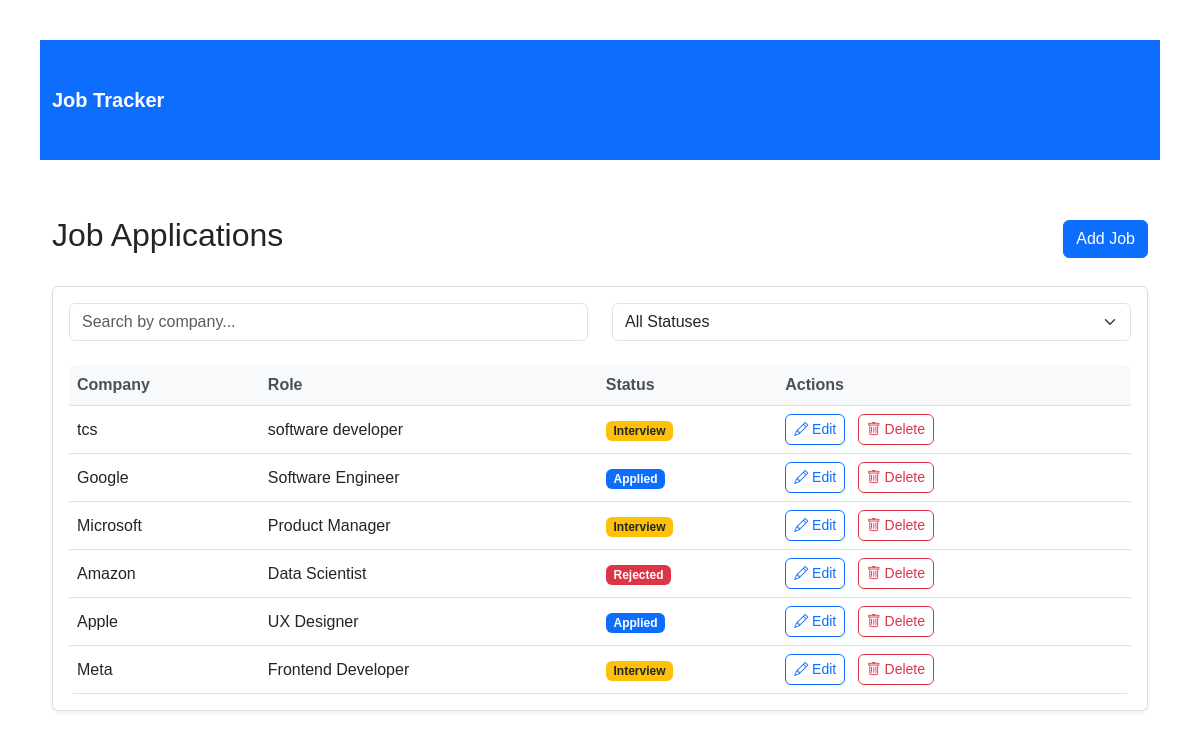
The page / on the database its author committed.
### tables this page shows
CREATE TABLE jobs (
                        id INTEGER PRIMARY KEY AUTOINCREMENT,
                        company TEXT NOT NULL,
                        role TEXT NOT NULL,
                        status TEXT NOT NULL
                    );

### app.py (the view)
@app.route('/')
def index():
    conn = get_db_connection()
    jobs = conn.execute('SELECT * FROM jobs').fetchall()
    conn.close()
    return render_template('index.html', jobs=jobs)

### db.py (called while the page is built)
def get_db_connection():
    conn = sqlite3.connect('database.db')
    conn.row_factory = sqlite3.Row
    return conn

### templates/index.html (shortened to what this page needs)
<!DOCTYPE html>
<html lang="en">
<head>
    <link href="https://cdn.jsdelivr.net/npm/bootstrap@5.3.0/dist/css/bootstrap.min.css" rel="stylesheet">
    <link rel="stylesheet" href="https://cdn.jsdelivr.net/npm/bootstrap-icons@1.10.0/font/bootstrap-icons.css">
    <link rel="stylesheet" href="{{ url_for('static', filename='style.css') }}">
</head>
<body>
    <nav class="navbar navbar-expand-lg navbar-dark bg-primary">
        <div class="container">
            <a class="navbar-brand" href="#">Job Tracker</a>
        </div>
    </nav>
    <div class="container mt-4">
        <div class="row">
            <div class="col-12">
                <div class="d-flex justify-content-between align-items-center mb-3">
                    <h2>Job Applications</h2>
                    <a href="{{ url_for('add') }}" class="btn btn-primary">Add Job</a>
                </div>
                <div class="card">
                    <div class="card-body">
                        <div class="row mb-3">
                            <div class="col-md-6">
                                <input type="text" id="searchInput" class="form-control" placeholder="Search by company...">
                            </div>
                            <div class="col-md-6">
                                <select id="statusFilter" class="form-select">
                                    <option value="">All Statuses</option>
                                </select>
                            </div>
                        </div>
                        <div class="table-responsive">
                            <table class="table table-hover">
                                <thead class="table-light">
                                    <tr>
                                        <th>Company</th>
                                        <th>Role</th>
                                        <th>Status</th>
                                        <th>Actions</th>
                                    </tr>
                                </thead>
                                <tbody id="jobsTable">
                                    {% for job in jobs %}
                                    <tr data-company="{{ job.company }}" data-status="{{ job.status }}">
                                        <td>{{ job.company }}</td>
                                        <td>{{ job.role }}</td>
                                        <td>
                                            {% if job.status == 'Applied' %}
                                                <span class="badge bg-primary">Applied</span>
                                            {% elif job.status == 'Interview' %}
                                                <span class="badge bg-warning text-dark">Interview</span>
                                            {% elif job.status == 'Rejected' %}
                                                <span class="badge bg-danger">Rejected</span>
                                            {% endif %}
                                        </td>
                                        <td>
                                            <a href="{{ url_for('edit', id=job.id) }}" class="btn btn-sm btn-outline-primary me-2">
                                                <i class="bi bi-pencil"></i> Edit
                                            </a>
                                            <form action="{{ url_for('delete', id=job.id) }}" method="post" class="d-inline">
                                                <button type="submit" class="btn btn-sm btn-outline-danger">
                                                    <i class="bi bi-trash"></i> Delete
                                                </button>
                                            </form>
                                        </td>
                                    </tr>
                                    {% endfor %}
                                </tbody>
                            </table>
                        </div>
                    </div>
                </div>
            </div>
        </div>
    </div>
</body>
</html>

### static/style.css (style rules this page uses)
body { font-family: Arial; margin: 40px; }
.card { box-shadow: 0 0.125rem 0.25rem rgba(0, 0, 0, 0.075); border: 1px solid rgba(0, 0, 0, 0.125); border-radius: 0.375rem; }
.container { padding-top: 2rem; padding-bottom: 2rem; }
.mb-3 { margin-bottom: 1.5rem !important; }
.btn { border-radius: 0.375rem; }
.table { margin-bottom: 0; }
.table th { border-top: none; font-weight: 600; color: #495057; }
.table td { vertical-align: middle; }
.table-responsive { border-radius: 0.375rem; overflow: hidden; }
.navbar-brand { font-weight: 600; }
.row { margin-bottom: 1rem; }

### rows shown on the page
jobs: company "tcs", role "software developer", status "Interview"
jobs: company "Google", role "Software Engineer", status "Applied"
jobs: company "Microsoft", role "Product Manager", status "Interview"
jobs: company "Amazon", role "Data Scientist", status "Rejected"
jobs: company "Apple", role "UX Designer", status "Applied"
jobs: company "Meta", role "Frontend Developer", status "Interview"
